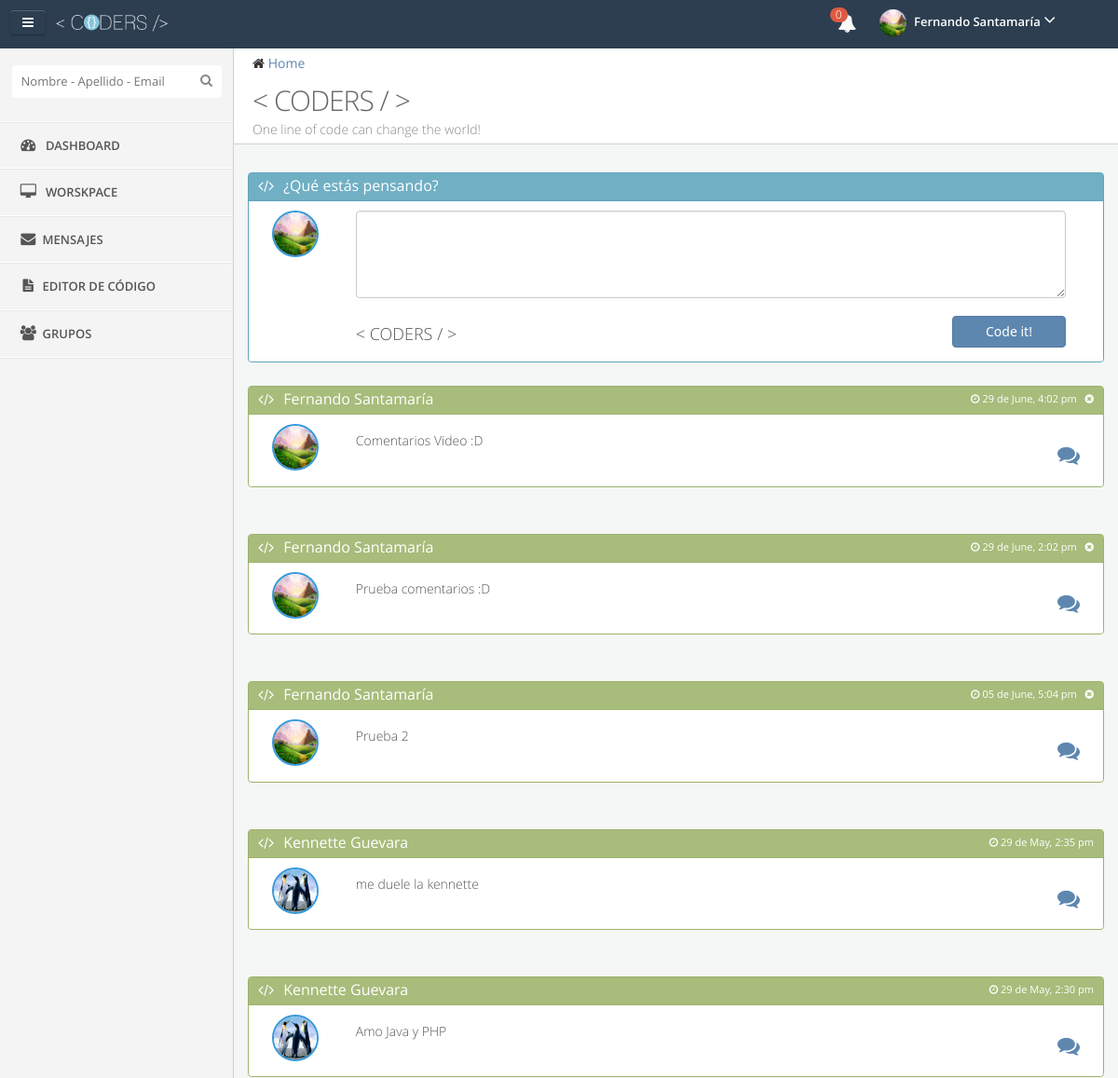
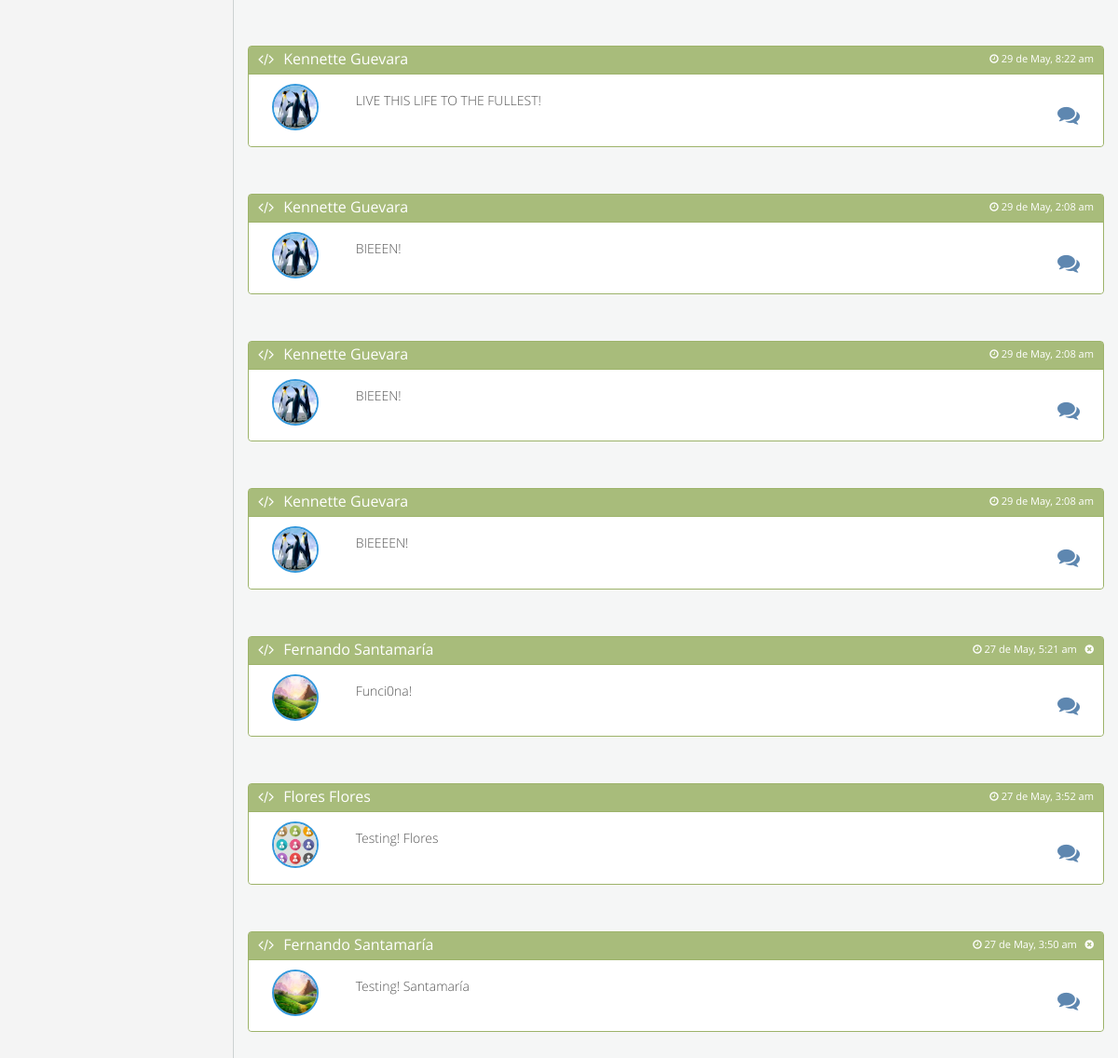
Screenshot of /Coders90/Coders-Es/dashboard/ (signed in) with the database file from the repository (2 pictures, top to bottom).
### tables this page shows
CREATE TABLE IF NOT EXISTS `users` (
  `UserID` varchar(20) NOT NULL,
  `Name` varchar(15) NOT NULL,
  `LastName` varchar(15) NOT NULL,
  `Email` varchar(50) NOT NULL,
  `Pass` varchar(255) NOT NULL,
  `BirthDate` date NOT NULL,
  `Track` tinyint(1) NOT NULL,
  `Admin` tinyint(1) NOT NULL,
  `Block` tinyint(1) NOT NULL,
  PRIMARY KEY (`UserID`),
  UNIQUE KEY `UserID_UNIQUE` (`UserID`)
);

CREATE TABLE IF NOT EXISTS `post` (
  `PostID` varchar(34) NOT NULL,
  `UserID` varchar(20) NOT NULL,
  `Content` longtext NOT NULL,
  `Date` date DEFAULT NULL,
  `Time` time NOT NULL,
  `View` int(11) NOT NULL,
  PRIMARY KEY (`PostID`),
  KEY `UserID_idx` (`UserID`)
);

CREATE TABLE IF NOT EXISTS `following` (
  `FollowID` int(11) NOT NULL AUTO_INCREMENT,
  `UserID` varchar(20) NOT NULL,
  `FollowerID` varchar(20) NOT NULL,
  `Valid` tinyint(1) NOT NULL,
  `Active` tinyint(1) NOT NULL,
  PRIMARY KEY (`FollowID`),
  KEY `UserID` (`UserID`,`FollowerID`)
);

### Coders90/Coders-Es/SQLFunc.php (the view, shortened to what this page needs)
<?php
function NewsFeed(){
	include("../BDD.php");
	$query="SELECT following.UserID, users.Name, users.LastName, post.UserID, post.Content, post.Date, post.Time, post.postID FROM (users INNER JOIN post ON users.UserID = post.UserID) INNER JOIN following ON users.UserID = following.UserID WHERE following.FollowerID='".$_SESSION['UserID']."' AND View='1' ORDER BY post.Date DESC, post.Time DESC LIMIT 500";
	$result=mysql_query($query,$dbconn);
	while($row=mysql_fetch_array($result)){
		if ($row[3]==$_SESSION['UserID']) {
			echo "
			<div class='box border green' style='z-index:1; position:relative;'>
		    	<div class='box-title small'>
					<h4><i class='fa fa-code'></i><a idf='".$row[0]."'  style='text-decoration: none; color:white; cursor:pointer;' class='profile'>".$row[1]." ".$row[2]."</a></h4>
					<div class='pull-right'>
						<span class='timeclass pull-right'>
							<i class='fa fa-clock-o'></i>
							<span>".strftime("%d de %B",strtotime($row[5])) .", ".date("g:i a", strtotime($row[6]))."</span>
							<span>&nbsp;&nbsp;<span class='compose tip-left' title='Eliminar publicación'><i class='fa fa-times-circle delete-comment timeclass' title='Eliminar publicacion' idf='".$row[7]."' post-idf='".$row[7]."' onClick='delPost(this)'></i></span></span>
						</span>
					</div>
				</div>
				<div class='box-body clearfix' style='word-wrap:break-word;'>
					<span>
						<div class='col-xs-2 col-md-1'>
							<img class='img-perfil' src='../img/avatars/".$row[0].".jpg' onerror=\"this.src='../img/avatars/default.jpg'\" width='50' height='50'>
						</div>
						<div class='col-xs-8 col-md-10'>
							<div class='col-xs-12 col-md-12' style='word-wrap:break-word;'>
								<h5>
									<span>".htmlentities($row[4],ENT_NOQUOTES,"UTF-8")."</span>
								</h5>
							</div>
						</div>
						<div class='col-xs-2 col-md-1'>
							<a><h3 class='pull-right'><span class='compose tip-left' title='Comentarios'><i class='fa fa-comments' idf='".$row[7]."''></i></span></h3></a>
						</div>
					</span>
				</div>
			</div>
			<div class='comments pull-right' id='".$row[7]."'>
			</diV>
			<div class='divide-25'></div>";
		} else {
			echo "
			<div class='box border green' style='z-index:1; position:relative;'>
		    	<div class='box-title small'>
					<h4><i class='fa fa-code'></i>".$row[1]." ".$row[2]."</h4>
					<div class='pull-right'>
						<span class='timeclass pull-right'>
							<i class='fa fa-clock-o'></i>
							<span>".strftime("%d de %B",strtotime($row[5])) .", ".date("g:i a", strtotime($row[6]))."</span>
						</span>
					</div>
				</div>
				<div class='box-body clearfix' style='word-wrap:break-word;'>
					<span>
						<div class='col-xs-2 col-md-1'>
							<img class='img-perfil' src='../img/avatars/".$row[0].".jpg' onerror=\"this.src='../img/avatars/default.jpg'\" width='50' height='50'>
						</div>
						<div class='col-xs-8 col-md-10'>
							<div class='col-xs-12 col-md-12' style='word-wrap:break-word;'>
								<h5>
									<span>".htmlentities($row[4],ENT_NOQUOTES,"UTF-8")."</span>
								</h5>
							</div>
						</div>
						<div class='col-xs-2 col-md-1'>
							<a><h3 class='pull-right'><span class='compose tip-left' title='Comentarios'><i class='fa fa-comments' idf='".$row[7]."''></i></span></h3></a>
						</div>
					</span>
				</div>
			</div>
			<div class='comments pull-right' id='".$row[7]."'>
			</diV>
			<div class='divide-25'></div>";
		}
	}
}
?>

### rows the page displays
users: Name "Fernando", LastName "Santamaría", post.Date "29 de June", post.Time "4:02 pm", following.UserID (picture), post.Content "Comentarios Video :D", post.Time "2:02 pm", post.Content "Prueba comentarios :D", post.Date "05 de June", post.Time "5:04 pm", post.Content "Prueba 2", post.Date "27 de May", post.Time "5:21 am", post.Content "Funci0na!", post.Time "3:50 am", post.Content "Testing! Santamaría"
users: Name "Kennette", LastName "Guevara", post.Date "29 de May", post.Time "2:35 pm", following.UserID (picture), post.Content "me duele la kennette", post.Time "2:30 pm", post.Content "Amo Java y PHP", post.Time "8:22 am", post.Content "LIVE THIS LIFE TO THE FULLEST!", post.Time "2:08 am", post.Content "BIEEEN!", post.Content "BIEEEEN!"
users: Name "Flores", LastName "Flores", post.Date "27 de May", post.Time "3:52 am", following.UserID (picture), post.Content "Testing! Flores"

### other values shown
numberNotifications() "0"
$_SESSION['UserName'] "Fernando"
$_SESSION['UserLast'] "Santamaría"
